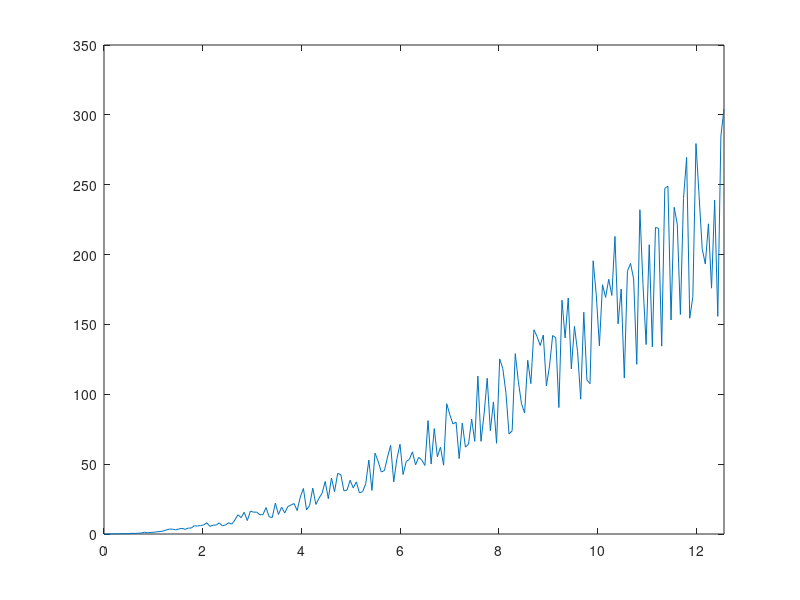

Reproduce this figure in MATLAB. (Note: this script raises an error after producing the figure.)
% This script generates a figure to demonstrate ZoomPlot capability on.
% You need to install the tool from File Exchange or Add-on Explorer.
% Kepeng Qiu (2022). ZoomPlot (https://github.com/iqiukp/ZoomPlot-MATLAB/releases/tag/v1.3.1), GitHub. Retrieved April 27, 2022.
% Copyright 2022 The MathWorks, Inc

%% Define x and y data
x = linspace(0,4*pi,200)';
y = x.^2.*(1+rand(size(x)));
figure
plot(x,y)
xlim([min(x), max(x)]);
hold on

%% fit an exponential function to data
f1 = fit(x,y,'smoothingspline');
plot(f1)
legend hide
ylim([0,300])
grid on

%% Try zoomPlot
% zp = BaseZoom();
% zp.plot;